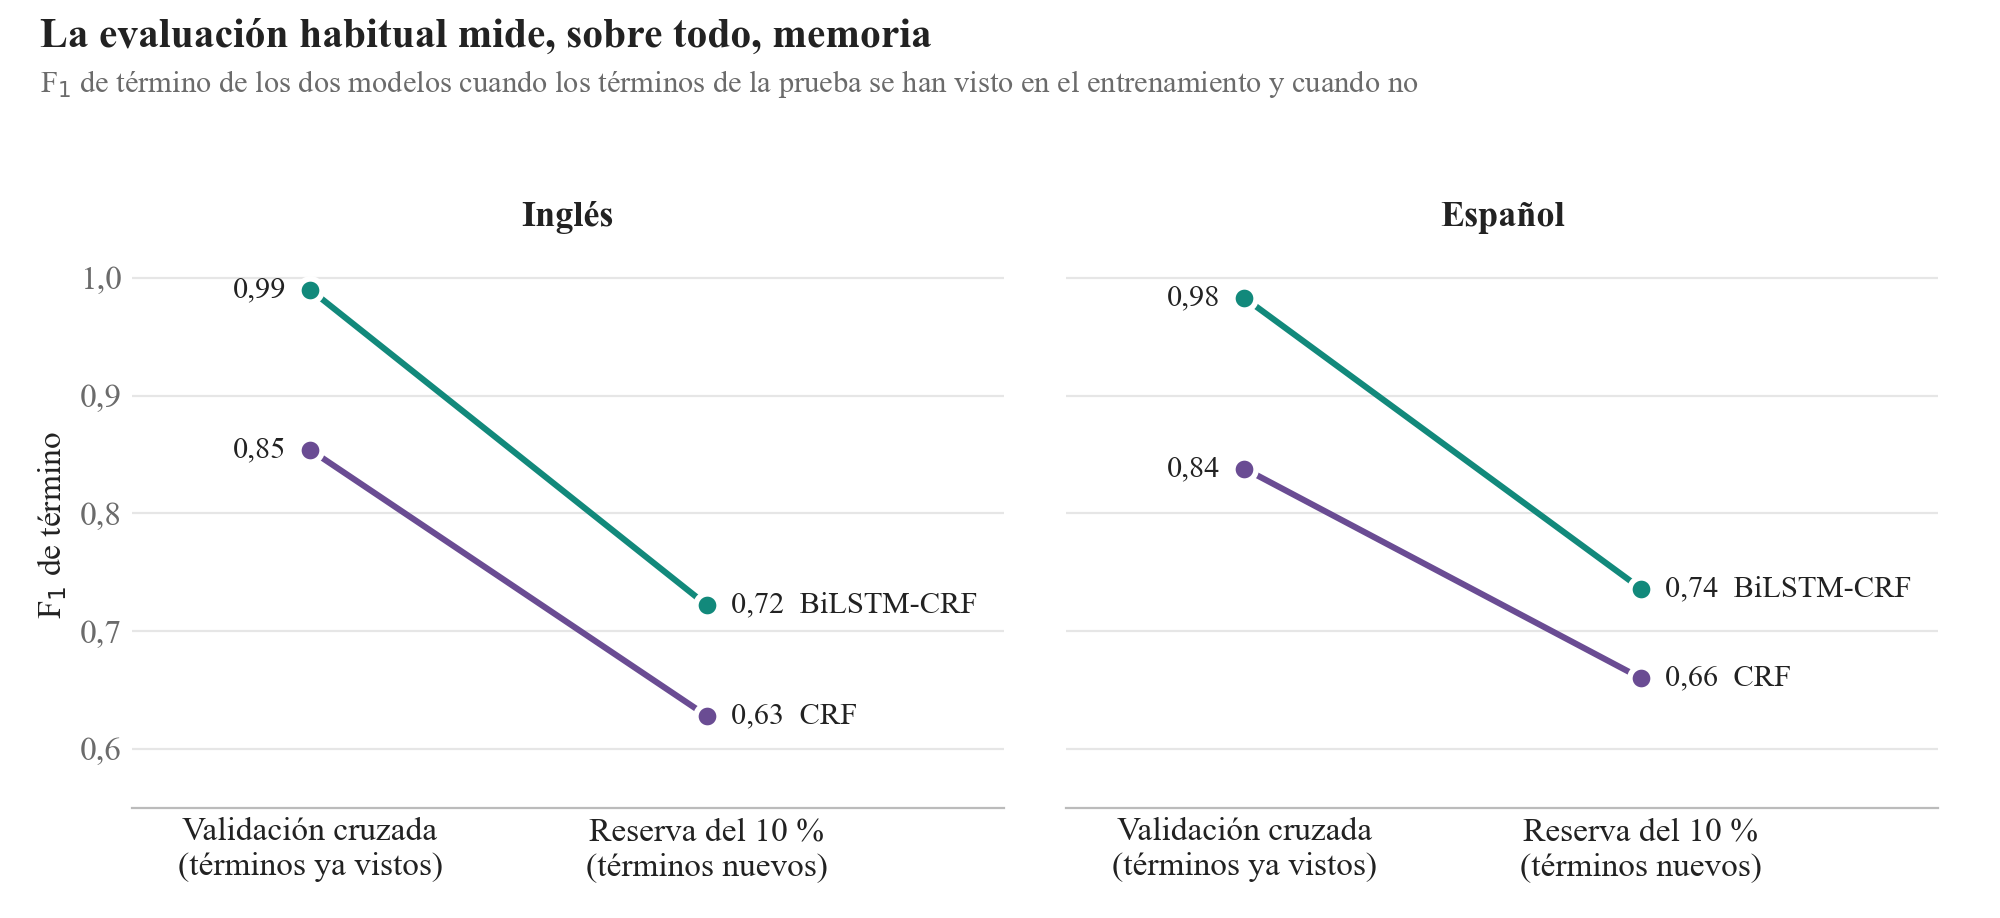

Reproduce this figure in Python.
"""Figura del README: F1 de término con validación cruzada (términos ya vistos) frente a la
reserva del 10 % de los tipos (términos nuevos). Cifras de la tesis (cap. 7, tabla de F1 de término)."""
import matplotlib.pyplot as plt
from matplotlib import font_manager
MORADO, VERDE, TINTA, GRIS = "#6A4C93", "#12897B", "#222222", "#6b6b6b"
datos = {"Inglés": {"CRF": (0.854, 0.628), "BiLSTM-CRF": (0.990, 0.722)},
         "Español": {"CRF": (0.838, 0.660), "BiLSTM-CRF": (0.983, 0.736)}}
plt.rcParams.update({"font.family": "serif", "font.serif": ["Times New Roman", "DejaVu Serif"], "font.size": 12})
fig, axes = plt.subplots(1, 2, figsize=(10, 4.6), sharey=True)
for ax, (lengua, d) in zip(axes, datos.items()):
    for modelo, color in (("CRF", MORADO), ("BiLSTM-CRF", VERDE)):
        a, b = d[modelo]
        ax.plot([0, 1], [a, b], color=color, lw=2.2, solid_capstyle="round", zorder=2)
        ax.scatter([0, 1], [a, b], s=70, color=color, edgecolor="white", linewidth=2, zorder=3)
        ax.text(-0.06, a, f"{a:.2f}".replace(".", ","), ha="right", va="center", color=TINTA, fontsize=11)
        ax.text(1.06, b, f"{b:.2f}  {modelo}".replace(".", ",", 1), ha="left", va="center", color=TINTA, fontsize=11)
    ax.set_title(lengua, fontsize=13, fontweight="bold", color=TINTA)
    ax.set_xlim(-0.45, 1.75); ax.set_ylim(0.55, 1.03)
    ax.set_xticks([0, 1], ["Validación cruzada\n(términos ya vistos)", "Reserva del 10 %\n(términos nuevos)"], color=TINTA)
    for s in ("top", "right", "left"): ax.spines[s].set_visible(False)
    ax.spines["bottom"].set_color("#bbbbbb"); ax.tick_params(axis="x", length=0)
    ax.tick_params(axis="y", length=0, colors=GRIS); ax.grid(axis="y", color="#e6e6e6", lw=0.8); ax.set_axisbelow(True)
    ax.set_yticks([0.6, 0.7, 0.8, 0.9, 1.0], ["0,6", "0,7", "0,8", "0,9", "1,0"])
axes[0].set_ylabel("F$_1$ de término", color=TINTA)
fig.suptitle("La evaluación habitual mide, sobre todo, memoria", fontsize=15, fontweight="bold", color=TINTA, x=0.02, ha="left")
fig.text(0.02, 0.9, "F$_1$ de término de los dos modelos cuando los términos de la prueba se han visto en el entrenamiento y cuando no",
         fontsize=11, color=GRIS, ha="left")
fig.tight_layout(rect=(0, 0, 1, 0.9))
fig.savefig("figuras/memoria_frente_a_generalizacion.png", dpi=200, facecolor="white")
